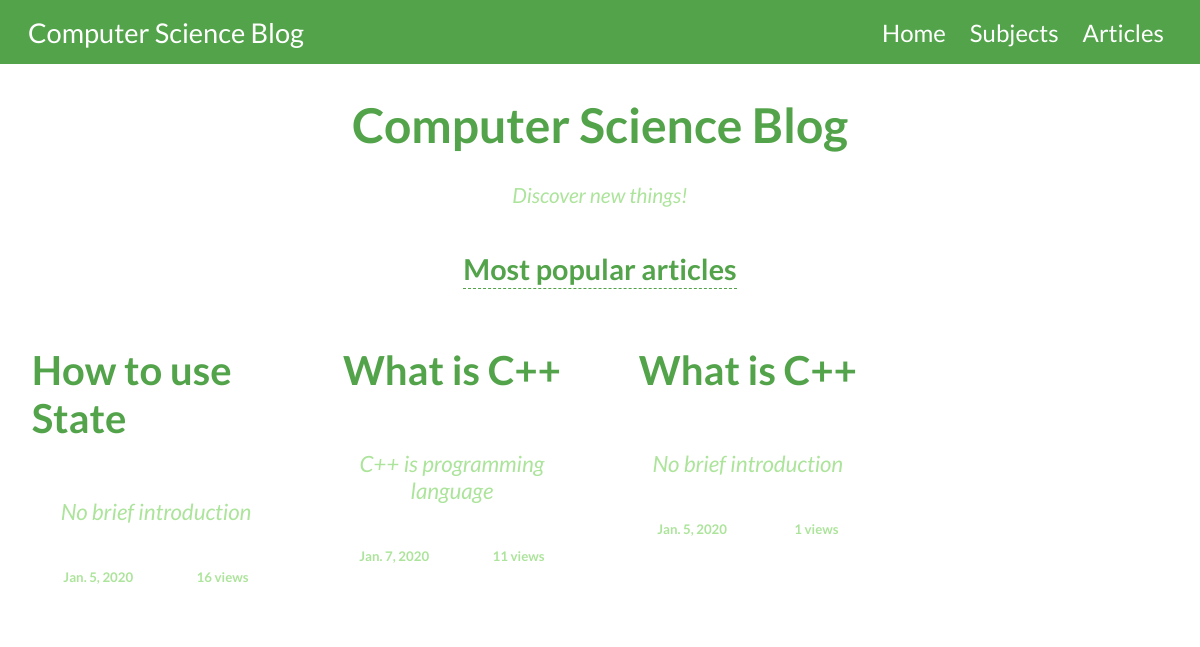
Page /blog/home/ on the committed database.
### blog/models.py (models this page shows, shortened)
class Article(models.Model):
    title = models.CharField(max_length=200)
    summary = HTMLField()
    subject = models.ManyToManyField(Subject, help_text="Select a subject for this article")
    date_of_publish = models.DateField(null=True, blank=True)
    num_views = models.IntegerField(default=0)
    slug = models.SlugField(editable=False)
    brief_introduction = models.CharField(max_length = 200, null=True)
    class Meta:
        ordering = ['-date_of_publish','title']
    def display_subject(self):
        return ', '.join([subject.name for subject in self.subject.all()[:3]])
    display_subject.short_description = 'Subject'

### blog/views.py (the view)
# urls.py: path('home/', views.index, name='home'),
def index(request):
    most_popular_articles = get_list_or_404(Article.objects.order_by('-num_views'))[:4]
    return render(request,'blog/home_page.html',{
        'most_popular_articles': most_popular_articles
    })

### blog/templates/blog/home_page.html (shortened to what this page needs)
{% extends 'base.html' %}
{% block content %}
<div class="subject-detail-container">
        <div class="subject-detail-description">
                <div class="subject-detail-name">
                    <h1 class='subject-detail-name-header'>
                        Computer Science Blog
                    </h1>
                </div>
                <div class="subject-detail-annotation">
                    <p class="subject-detail-annotation-text">
                        Discover new things!
                    </p>
                </div>
            </div>
        <div class="header-block">
            <h1>Most popular articles</h1>
        </div>
        <div class="articles_block">
                {% if most_popular_articles %}
                    {% for article in most_popular_articles  %}
                        <div class="article_block">
                            <a href="{% url 'blog:article-detail' article.slug %}">
                                <div class="article_title_block">
                                    <h2>{{article.title}}</h2>
                                </div>
                                <div class="article_intro_block">
                                    {% if article.brief_introduction %}
                                        <p>{{article.brief_introduction}}</p>
                                    {% else %}
                                        <p>No brief introduction</p>
                                    {% endif %}
                                </div>
                                <div class="article_block_meta_info">
                                    <div class="article_block_date">
                                        <h5>{{article.date_of_publish}}</h5>
                                    </div>
                                    <div class="article_block_num_views">
                                        <h5>
                                            {% if article.num_views == 0 %}
                                                No views
                                            {% else %}
                                                {{article.num_views}} views
                                            {% endif  %}
                                        </h5>
                                    </div>
                                </div>
                            </a>
                        </div>
                    {% endfor %}
                {% endif %}
        </div>
    </div>
{% endblock content %}

### blog/templates/base.html (shortened to what this page needs)
<!DOCTYPE html>
<html lang="en">
<head>
    {% load static %}
  <link rel="stylesheet" href="{% static 'css/styles.css' %}">
</head>
<body>
  <div class="container-wrapper">
    <div class="container">
            <div class="nav-block">
                    <div class="brand-name">
                        <span class="brand">
                            Computer Science Blog
                        </span>
                    </div>
                    <div class="menu-nav menu-mobile-nav">
                        {% block navbar %}
                            <ul class="menu-nav-list">
                                <li><a href="{% url 'blog:index' %}">Home</a></li>
                                <li><a href="{% url 'blog:subjects' %}">Subjects</a></li>
                                <li><a href="{% url 'blog:articles' %}">Articles</a></li>
                            </ul>
                        {% endblock %}
                    </div>
            </div>
            <div class="main-block">
                {% block content %}{% endblock %}
                {% block pagination %}
                        <div class="pagination">
                            </div>
                {% endblock %}
            </div>
    </div>
  </div>
</body>
</html>

### blog/static/css/styles.css (style rules this page uses)
body { margin: 0; padding: 0; background-color: white; }
.container-wrapper { height: 100vh; display: flex; flex-direction: column; }
.container { display: flex; flex-direction: column; height: 100%; }
.main-block { flex-grow: 1; }
.nav-block { display: flex; font-family: 'Lato', sans-serif; align-self: normal; flex-direction: row; justify-content: space-between; background-color: rgb(82, 163, 74); height: 3em; padding: 0.5em 1%; align-items: center; width: 98%; }
.brand-name { display: flex; flex-direction: column; justify-content: center; padding-left: 1em; }
.brand { font-size: 1.7em; font-style: bold; color: white; }
.menu-nav-list { display: flex; flex-direction: row; justify-content: space-around; list-style: none; }
.menu-nav-list li a { padding-right: 1em; }
.menu-nav-list a { text-decoration: none; color: #fff; font-size: 1.5em; }
.pagination { display: flex; font-family: 'Lato', sans-serif; flex-direction: column; padding: 4em 0; }
.subject-detail-container { display: flex; flex-direction: column; flex: 1; font-family: 'Lato', sans-serif; padding: 0.5em; }
.subject-detail-description { display: flex; flex-direction: column; align-items: center; }
.subject-detail-name { display: flex; flex-direction: column; align-items: center; text-align: center; padding-top: 1.5em; padding-bottom: 0.5em; }
.subject-detail-name-header { margin: 0; font-size: 3em; color: rgb(82, 163, 74); }
.subject-detail-annotation { display: flex; width: 80%; align-self: center; flex-direction: column; align-items: center; }
.subject-detail-annotation-text { font-size: 1.3em; color: rgb(172, 228, 155); font-style: italic; }
.header-block { width: 100%; display: flex; flex-direction: column; justify-content: center; align-items: center; padding-top: 1.5em; }
.header-block h1 { margin: 0; font-size: 1.8em; border-bottom: 1px; color: rgb(82, 163, 74); border-bottom-style: dashed; padding-bottom: 0.1em; }
.articles_block { font-family: 'Lato', sans-serif; display: flex; flex-direction: row; align-items: flex-start; }
.article_block { display: flex; flex-direction: column; margin: 1%; background-color: white; padding: 1%; width: 21%; }
.article_block a { outline: none; color: transparent; }
.article_title_block { display: flex; justify-content: center; }
.article_title_block h2 { color: rgb(82, 163, 74); font-size: 2.5em; }
.article_intro_block { display: flex; align-self: center; justify-content: center; margin-left: 5%; margin-right: 5%; }
.article_intro_block p { text-align: center; font-style: italic; color: rgb(172, 228, 155); font-size: 1.4em; }
.article_block_meta_info { display: flex; flex-direction: row; justify-content: space-around; color: rgb(172, 228, 155); }

### rows in the picture
Article: title "How to use State", shows "No brief introduction", date_of_publish "Jan. 5, 2020", num_views "16"
Article: title "What is C++", brief_introduction "C++ is programming language", date_of_publish "Jan. 7, 2020", num_views "11"
Article: title "What is C++", shows "No brief introduction", date_of_publish "Jan. 5, 2020", num_views "1"
